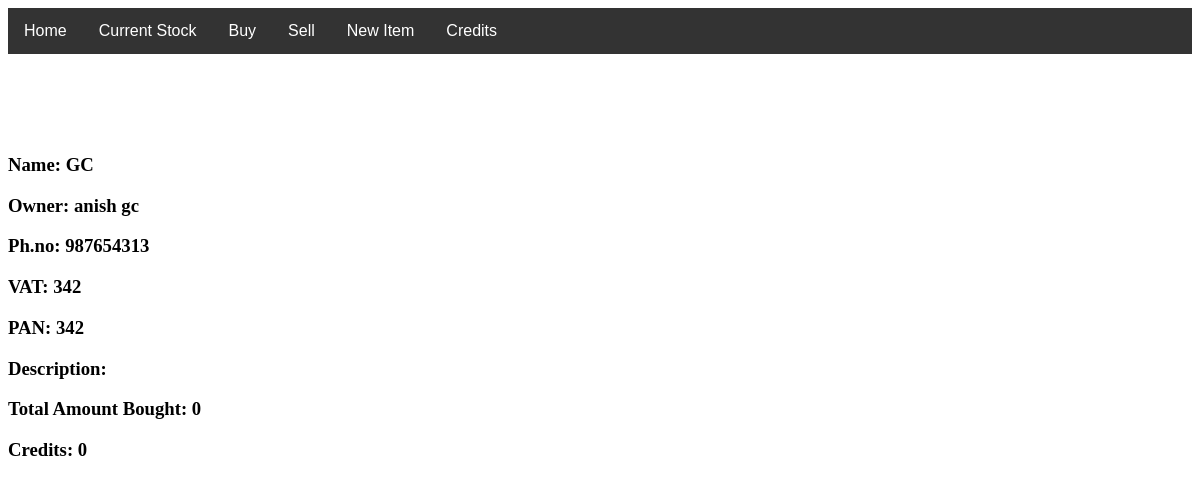
The page /cusdetail/1/ on the database as committed earlier.
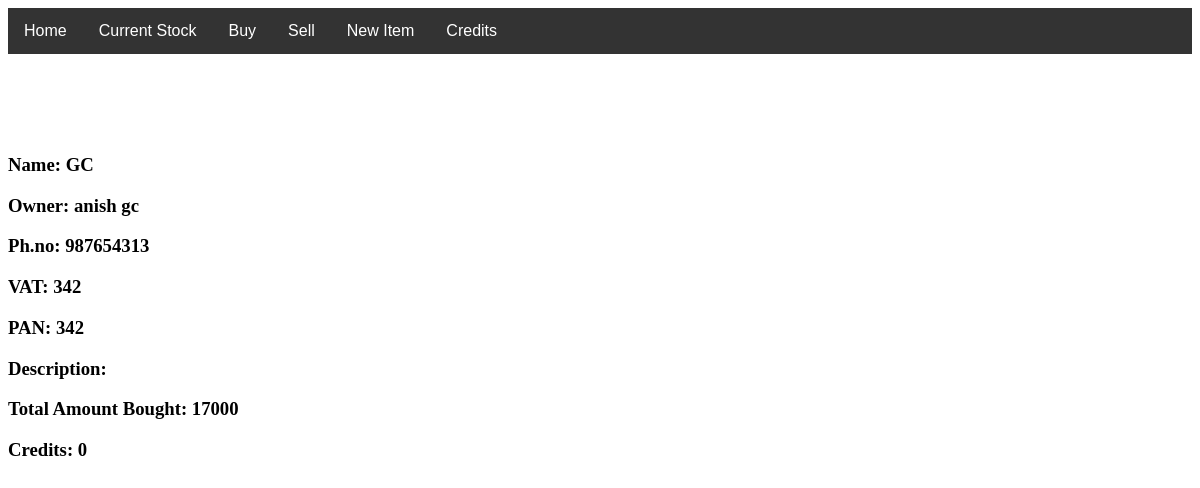
The same page on the database as committed later.
### mainapp/models.py (models this page shows, shortened)
class Customer(models.Model):
    name = models.CharField(max_length=50)
    owner_name = models.CharField(max_length=50, null=True)
    address=models.CharField(max_length=50)
    phone_number=models.DecimalField(max_digits=10, decimal_places=0)
    vat_number = models.DecimalField(max_digits=15, decimal_places=0, null=True,blank=True)
    pan_number = models.DecimalField(max_digits=9, decimal_places=0, null=True, blank=True)
    total_amount = models.DecimalField(max_digits=15, decimal_places=0,default=0)
    total_credit = models.DecimalField(max_digits=15, decimal_places=0,default=0)

### mainapp/views.py (the view)
# urls.py: path('cusdetail/<int:id>/',views.cus_detail, name='cusdetail'),
def cus_detail(request ,id):
    customer = models.Customer.objects.get(id=id)
    return render(request, 'mainapp/cusdetail.html', {'customer': customer})

### mainapp/templates/mainapp/cusdetail.html (shortened to what this page needs)
{% extends "mainapp/base.html" %}
{% load static %}
{% block body %}
<h3>Name: {{customer.name}}</h3>
<h3>Owner: {{customer.owner_name}}</h3>
<h3>Ph.no: {{customer.phone_number}}</h3>
<h3>VAT: {{customer.vat_number}}</h3>
<h3>PAN: {{customer.pan_number}}</h3>
<h3>Description: {{customer.description}}</h3>
<h3>Total Amount Bought: {{customer.total_amount}}</h3>
<h3>Credits: {{customer.total_credit}}</h3>
{% endblock %}

Rows that differ between the two databases and show on the page:
changed Customer "GC": total_amount "0" → "17000"
